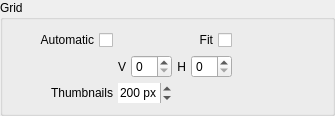
               <widget class="QGroupBox" name="group_grid">
                <property name="sizePolicy">
                 <sizepolicy hsizetype="Ignored" vsizetype="Preferred">
                  <horstretch>0</horstretch>
                  <verstretch>0</verstretch>
                 </sizepolicy>
                </property>
                <property name="focusPolicy">
                 <enum>Qt::NoFocus</enum>
                </property>
                <property name="title">
                 <string>Grid</string>
                </property>
                <layout class="QGridLayout" name="group_grid_layout">
                 <property name="leftMargin">
                  <number>10</number>
                 </property>
                 <property name="topMargin">
                  <number>10</number>
                 </property>
                 <property name="rightMargin">
                  <number>100</number>
                 </property>
                 <property name="bottomMargin">
                  <number>10</number>
                 </property>
                 <property name="spacing">
                  <number>5</number>
                 </property>
                 <item row="1" column="0">
                  <widget class="QCheckBox" name="grid_automatic">
                   <property name="layoutDirection">
                    <enum>Qt::RightToLeft</enum>
                   </property>
                   <property name="text">
                    <string>Automatic</string>
                   </property>
                  </widget>
                 </item>
                 <item row="2" column="2">
                  <layout class="QHBoxLayout" name="horizontalLayout_3">
                   <item>
                    <widget class="QLabel" name="hori_2">
                     <property name="text">
                      <string>H</string>
                     </property>
                     <property name="alignment">
                      <set>Qt::AlignRight|Qt::AlignTrailing|Qt::AlignVCenter</set>
                     </property>
                    </widget>
                   </item>
                   <item>
                    <widget class="QSpinBox" name="grid_y"/>
                   </item>
                  </layout>
                 </item>
                 <item row="2" column="1">
                  <layout class="QHBoxLayout" name="horizontalLayout_2">
                   <item>
                    <widget class="QLabel" name="label_2">
                     <property name="text">
                      <string>V</string>
                     </property>
                     <property name="alignment">
                      <set>Qt::AlignRight|Qt::AlignTrailing|Qt::AlignVCenter</set>
                     </property>
                    </widget>
                   </item>
                   <item>
                    <widget class="QSpinBox" name="grid_x"/>
                   </item>
                  </layout>
                 </item>
                 <item row="6" column="0">
                  <widget class="QLabel" name="label_thumbnails">
                   <property name="minimumSize">
                    <size>
                     <width>100</width>
                     <height>20</height>
                    </size>
                   </property>
                   <property name="maximumSize">
                    <size>
                     <width>100</width>
                     <height>20</height>
                    </size>
                   </property>
                   <property name="focusPolicy">
                    <enum>Qt::NoFocus</enum>
                   </property>
                   <property name="layoutDirection">
                    <enum>Qt::LeftToRight</enum>
                   </property>
                   <property name="text">
                    <string>Thumbnails</string>
                   </property>
                   <property name="alignment">
                    <set>Qt::AlignRight|Qt::AlignTrailing|Qt::AlignVCenter</set>
                   </property>
                  </widget>
                 </item>
                 <item row="6" column="1">
                  <widget class="QSpinBox" name="grid_size">
                   <property name="sizePolicy">
                    <sizepolicy hsizetype="Ignored" vsizetype="Fixed">
                     <horstretch>0</horstretch>
                     <verstretch>0</verstretch>
                    </sizepolicy>
                   </property>
                   <property name="minimumSize">
                    <size>
                     <width>0</width>
                     <height>20</height>
                    </size>
                   </property>
                   <property name="maximumSize">
                    <size>
                     <width>16777215</width>
                     <height>20</height>
                    </size>
                   </property>
                   <property name="focusPolicy">
                    <enum>Qt::ClickFocus</enum>
                   </property>
                   <property name="frame">
                    <bool>false</bool>
                   </property>
                   <property name="alignment">
                    <set>Qt::AlignCenter</set>
                   </property>
                   <property name="suffix">
                    <string> px</string>
                   </property>
                   <property name="minimum">
                    <number>50</number>
                   </property>
                   <property name="maximum">
                    <number>2000</number>
                   </property>
                   <property name="singleStep">
                    <number>10</number>
                   </property>
                   <property name="value">
                    <number>200</number>
                   </property>
                  </widget>
                 </item>
                 <item row="1" column="2">
                  <widget class="QCheckBox" name="grid_fit">
                   <property name="sizePolicy">
                    <sizepolicy hsizetype="Ignored" vsizetype="Fixed">
                     <horstretch>0</horstretch>
                     <verstretch>0</verstretch>
                    </sizepolicy>
                   </property>
                   <property name="minimumSize">
                    <size>
                     <width>0</width>
                     <height>20</height>
                    </size>
                   </property>
                   <property name="maximumSize">
                    <size>
                     <width>16777215</width>
                     <height>20</height>
                    </size>
                   </property>
                   <property name="focusPolicy">
                    <enum>Qt::NoFocus</enum>
                   </property>
                   <property name="layoutDirection">
                    <enum>Qt::RightToLeft</enum>
                   </property>
                   <property name="text">
                    <string>Fit</string>
                   </property>
                  </widget>
                 </item>
                </layout>
               </widget>
